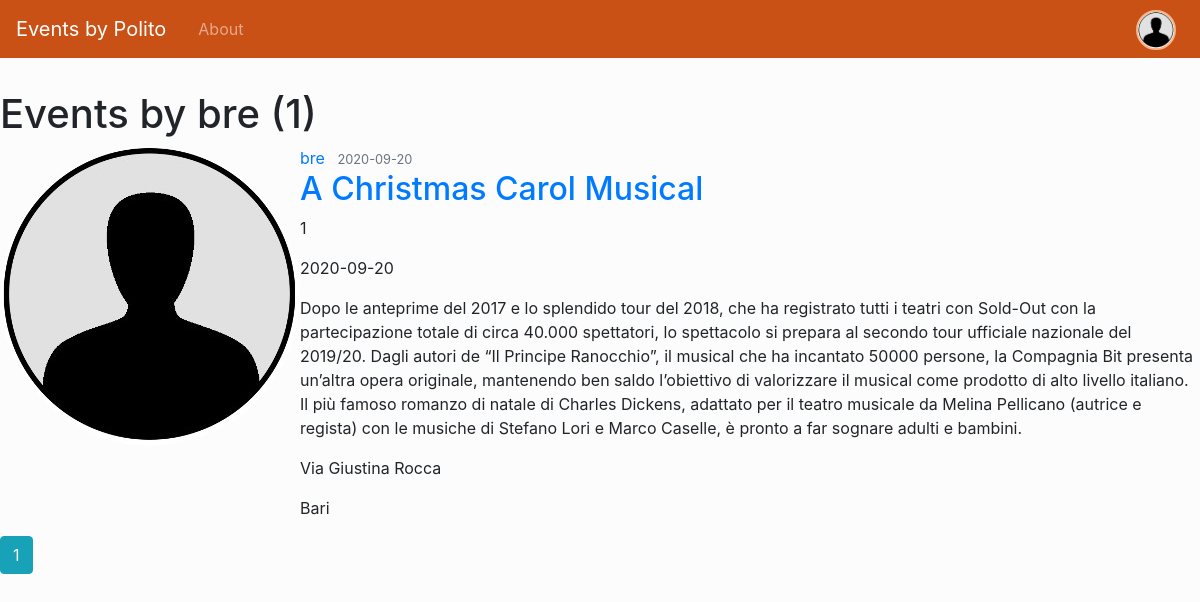
Page /1/events/ (signed in) on the earlier database version.
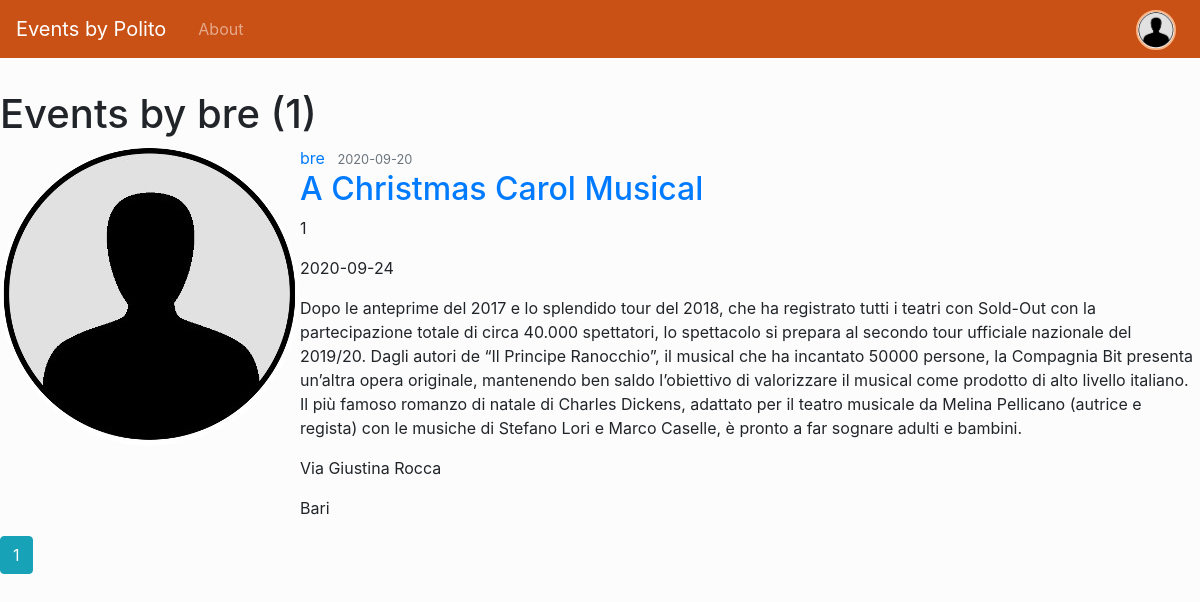
Same page on the later database version.
### eventplanner/models.py (models this page shows, shortened)
class Event(db.Model):
    id = db.Column(db.Integer, primary_key=True)
    title = db.Column(db.String(100), nullable=False)
    event_type = db.Column(db.Text, nullable=False)
    event_date = db.Column(db.Date, nullable=False)
    time_from = db.Column(db.Time, nullable=False)
    time_to = db.Column(db.Time, nullable=False)
    content = db.Column(db.Text, nullable=False)
    content_eng = db.Column(db.Text, nullable=True)
    address = db.Column(db.String(100), nullable=False)
    city = db.Column(db.String(100), nullable=False)
    location = db.Column(db.String(100), nullable=False)
    tickets = db.relationship(
        'Ticket', backref='event', lazy=True, cascade='all,delete-orphan')
    image_file = db.Column(db.String(20), nullable=False,
                           default='default_event.jpg')
    date_posted = db.Column(db.DateTime, nullable=False,
                            default=datetime.utcnow)
    user_id = db.Column(
        db.Integer, db.ForeignKey('user.id'), nullable=False)
    staffers = db.relationship('User', secondary='event_staff',
                               backref=db.backref('users', lazy='dynamic'))

class User(db.Model, UserMixin):
    id = db.Column(db.Integer, primary_key=True)
    username = db.Column(db.String(20), unique=True, nullable=False)
    email = db.Column(db.String(120), unique=True, nullable=False)
    image_file = db.Column(db.String(20), nullable=False,
                           default='default.jpg')
    password = db.Column(db.String(60), nullable=False)
    first_name = db.Column(
        db.String(100), nullable=False, server_default='')
    last_name = db.Column(
        db.String(100), nullable=False, server_default='')
    events = db.relationship('Event', backref='manager',
                             lazy=True)
    bookings = db.relationship('UserBookings', backref='customer',
                               lazy=True)
    roles = db.relationship('Role', secondary='user_roles',
                            backref=db.backref('users', lazy='dynamic'))

### eventplanner/events/routes.py (the view)
@events.route("/<int:user_id>/events/", methods=['GET'])
@login_required
def my_events(user_id):
    page = request.args.get('page', 1, type=int)
    user = User.query.filter_by(id=user_id).first_or_404()
    events_by_user = Event.query.filter_by(user_id=user_id)\
        .order_by(Event.date_posted.desc())\
        .paginate(page=page, per_page=5)
    return render_template('my_events.html', user=user, events=events_by_user, title='My Events', legend='My Events')

### eventplanner/models.py (called while the page is built)
@login_manager.user_loader
def load_user(user_id):
    return User.query.get(int(user_id))

### eventplanner/templates/my_events.html (shortened to what this page needs)
 {% extends "layout.html" %}
{% block content %}
  <h1 class=mb-3""> Events by {{ user.username }} ({{ events.total }})</h1>
  {% for event in events.items %}
    <article class="media content-section">
      <img class ="rounded-circle article-img" src="{{ url_for('static', filename ='profile_pics/' + event.manager.image_file ) }}">
      <div class="media-body">
        <div class="article-metadata">
          <a class="mr-2" href="{{url_for('events.my_events', user_id=user.id)}}">{{ event.manager.username }}</a>
          <small class="text-muted">{{ event.date_posted.strftime('%Y-%m-%d') }}</small>
        </div>
        <h2><a class="article-title" href="{{ url_for('events.event', event_id = event.id)}}">{{ event.title }}</a></h2>
        <p class="article-content">{{ event.event_type }}</p>
        <p class="article-content">{{ event.event_date }}</p>
        <p class="article-content">{{ event.content }}</p>
        <p class="article-content">{{ event.address }}</p>
        <p class="article-content">{{ event.city }}</p>
      </div>
    </article>
  {% endfor %}
  {% for page_num in events.iter_pages(left_edge=1,right_edge=1, left_current=1, right_current=2) %}
    {% if page_num %}
      {% if events.page==page_num %}
        <a class="btn btn-info mb-4" href="{{ url_for('users.user_events',username = user.username,page=page_num ) }}">{{ page_num }}</a>
      {% else %}
        <a class="btn btn-outline-info mb-4" href="{{ url_for('users.user_events',username = user.username,page=page_num ) }}">{{ page_num }}</a>
      {% endif %}
    {% else %}
      ...
    {% endif %}
  {% endfor %}
{% endblock content%}

Differences in the rows shown:
changed Event "A Christmas Carol Musical": event_date "2020-09-20" → "2020-09-24"
